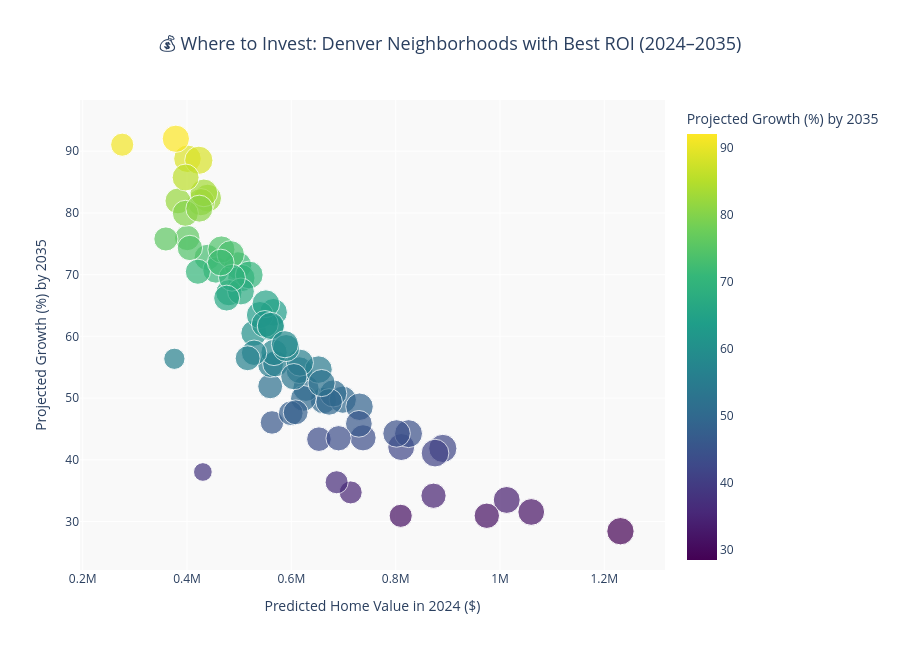

The notebook cell this image was saved under:
### Code cell
import plotly.express as px

# Create a copy of your best investment opportunities
investment_df["Dollar Growth"] = investment_df["Growth ($)"]
investment_df["Percent Growth"] = investment_df["Growth (%)"]
investment_df["2024 Value"] = investment_df["Predicted Home Value_2024"]

# Interactive scatter plot
fig = px.scatter(
    investment_df,
    x="2024 Value",
    y="Percent Growth",
    size="Dollar Growth",
    color="Percent Growth",
    hover_name="Neighborhood",
    hover_data={
        "2024 Value": ":$,",
        "Percent Growth": ":.1f",
        "Dollar Growth": ":$,"
    },
    color_continuous_scale="Viridis",
    title="💰 Where to Invest: Denver Neighborhoods with Best ROI (2024–2035)",
    labels={
        "2024 Value": "Predicted Home Value in 2024 ($)",
        "Percent Growth": "Projected Growth (%) by 2035"
    },
    height=650
)

fig.update_layout(
    title_font=dict(size=18),
    title_x=0.5,
    plot_bgcolor="#f9f9f9"
)

fig.show()

### Figure 1 — Plotly figure (JSON) as saved in the notebook; plotly's stock layout.template omitted (floating-point values rounded to 4 significant figures)
{"data": [{"customdata": [[362103], [327996], [290356], [348716], [323927], [361478], [163622], [339200], [319298], [310405], [304084], [355804], [319570], [334327], [301336], [342456], [322043], [301473], [347447], [311250], [345271], [321192], [340972], [349881], [211758], [374107], [348338], [344728], [313438], [355670], [359848], [340553], [345122], [350100], [335592], [247724], [359877], [316521], [325326], [322057], [363172], [355034], [303091], [364795], [356051], [345929], [334272], [343544], [259191], [372519], [317178], [284666], [298149], [354834], [338616], [359628], [342802], [282925], [272376], [323357], [354499], [290092], [249683], [250319], [337892], [315049], [296563], [341785], [340615], [300298], [332026], [345084], [344987], [251025], [334348], [291359]], "hovertemplate": "<b>%{hovertext}</b><br><br>Predicted Home Value in 2024 ($)=%{x:$,}<br>Projected Growth (%) by 2035=%{marker.color:.1f}<br>Dollar Growth=%{customdata[0]:$,}<extra></extra>", "hovertext": ["Montbello", "Montclair", "Skyland", "Indian Creek", "Hale", "Fort Logan", "Berkley", "Hilltop", "Athmar Park", "Baker", "Barnum", "Barnum West", "Bear Valley", "Belcaro", "Capitol Hill", "Central Business District", "Chaffee Park", "Cherry Creek", "City Park", "City Park West", "Civic Center", "Congress Park", "Cory - Merrill", "Country Club", "Denver International Airport", "East Colfax", "Elyria Swansea", "Five Points", "Globeville", "Goldsmith", "Hampden", "Hampden South", "Harvey Park", "Harvey Park South", "Jefferson Park", "Lowry Field", "Mar Lee", "North Capitol Hill", "North Park Hill", "Northeast Park Hill", "Overland", "Platt Park", "Regis", "South Park Hill", "Southmoor Park", "Speer", "Union Station", "University", "University Hills", "University Park", "Villa Park", "Virginia Village", "Washington Park", "Washington Park West", "Washington Virginia Vale", "Wellshire", "West Colfax", "West Highland", "Westwood", "Whittier", "Gateway - Green Valley Ranch", "Highland", "Central Park", "Auraria", "Clayton", "Lincoln Park", "College View - South Platte", "Ruby Hill", "Valverde", "Sloan Lake", "Berkeley", "Sunnyside", "Rosedale", "Windsor", "Cheesman Park", "Cole"], "legendgroup": "", "marker": {"color": [82.4, 49.59, 51.9, 81.74, 51.58, 63.89, 38.02, 33.49, 72.8, 55.42, 75.94, 88.78, 60.5, 31.54, 74.32, 63.45, 70.74, 30.93, 49.73, 49.95, 50.75, 43.56, 42.06, 28.42, 56.36, 88.53, 92.02, 61.51, 81.94, 71.48, 65.29, 62.0, 74.08, 69.45, 54.52, 34.71, 83.25, 55.54, 57.39, 67.07, 69.95, 48.59, 57.34, 44.23, 54.61, 61.7, 45.82, 55.74, 46.05, 41.84, 79.94, 47.54, 34.17, 44.26, 67.27, 41.08, 58.1, 43.34, 75.78, 53.47, 73.29, 47.69, 36.35, 30.92, 69.5, 66.2, 70.47, 80.69, 85.74, 43.48, 49.38, 58.73, 52.43, 91.05, 71.96, 56.45], "coloraxis": "coloraxis", "size": [362103, 327996, 290356, 348716, 323927, 361478, 163622, 339200, 319298, 310405, 304084, 355804, 319570, 334327, 301336, 342456, 322043, 301473, 347447, 311250, 345271, 321192, 340972, 349881, 211758, 374107, 348338, 344728, 313438, 355670, 359848, 340553, 345122, 350100, 335592, 247724, 359877, 316521, 325326, 322057, 363172, 355034, 303091, 364795, 356051, 345929, 334272, 343544, 259191, 372519, 317178, 284666, 298149, 354834, 338616, 359628, 342802, 282925, 272376, 323357, 354499, 290092, 249683, 250319, 337892, 315049, 296563, 341785, 340615, 300298, 332026, 345084, 344987, 251025, 334348, 291359], "sizemode": "area", "sizeref": 935.3, "symbol": "circle"}, "mode": "markers", "name": "", "orientation": "v", "showlegend": false, "type": "scatter", "x": [439451, 661399, 559448, 426613, 627997, 565783, 430378, 1012936, 438605, 560119, 400446, 400790, 528180, 1059927, 405464, 539684, 455260, 974744, 698607, 623163, 680322, 737429, 810640, 1230996, 375705, 422585, 378558, 560485, 382513, 497575, 551176, 549290, 465886, 504130, 615544, 713742, 432273, 569910, 566838, 480185, 519220, 730669, 528583, 824692, 652006, 560679, 729461, 616365, 562896, 890408, 396792, 598803, 872565, 801706, 503348, 875481, 589998, 652851, 359445, 604799, 483702, 608306, 686802, 809644, 486182, 475917, 420817, 423567, 397262, 690595, 672408, 587625, 657960, 275689, 464630, 516173], "xaxis": "x", "y": [82.4, 49.59, 51.9, 81.74, 51.58, 63.89, 38.02, 33.49, 72.8, 55.42, 75.94, 88.78, 60.5, 31.54, 74.32, 63.45, 70.74, 30.93, 49.73, 49.95, 50.75, 43.56, 42.06, 28.42, 56.36, 88.53, 92.02, 61.51, 81.94, 71.48, 65.29, 62.0, 74.08, 69.45, 54.52, 34.71, 83.25, 55.54, 57.39, 67.07, 69.95, 48.59, 57.34, 44.23, 54.61, 61.7, 45.82, 55.74, 46.05, 41.84, 79.94, 47.54, 34.17, 44.26, 67.27, 41.08, 58.1, 43.34, 75.78, 53.47, 73.29, 47.69, 36.35, 30.92, 69.5, 66.2, 70.47, 80.69, 85.74, 43.48, 49.38, 58.73, 52.43, 91.05, 71.96, 56.45], "yaxis": "y"}], "layout": {"coloraxis": {"colorbar": {"title": {"text": "Projected Growth (%) by 2035"}}, "colorscale": [[0, "#440154"], [0.1111, "#482878"], [0.2222, "#3e4989"], [0.3333, "#31688e"], [0.4444, "#26828e"], [0.5556, "#1f9e89"], [0.6667, "#35b779"], [0.7778, "#6ece58"], [0.8889, "#b5de2b"], [1, "#fde725"]]}, "height": 650, "legend": {"itemsizing": "constant", "tracegroupgap": 0}, "plot_bgcolor": "#f9f9f9", "title": {"font": {"size": 18}, "text": "💰 Where to Invest: Denver Neighborhoods with Best ROI (2024–2035)", "x": 0.5}, "xaxis": {"anchor": "y", "domain": [0, 1], "title": {"text": "Predicted Home Value in 2024 ($)"}}, "yaxis": {"anchor": "x", "domain": [0, 1], "title": {"text": "Projected Growth (%) by 2035"}}}}
